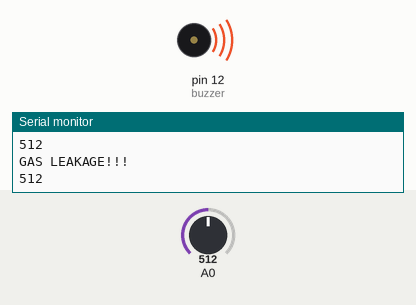
This sketch was run on a simulated Arduino Uno, built with avr-gcc and run on an emulated ATmega328P. Shown: buzzer (waves = sounding, pin HIGH), the last lines printed to the serial monitor. The test bench sets the inputs (shaded band); at power-on: A0 = 512.

Above: at 1.3 s.
1.4 s: A0 set to 319
2.9 s: A0 set to 287
At 3.4 s:
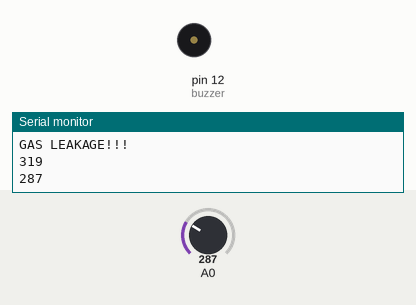
4.5 s: A0 set to 306
At 5.7 s:
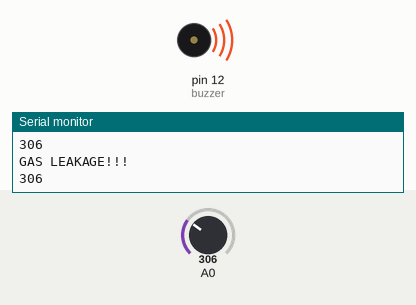
6.0 s: A0 set to 290
At 6.9 s:
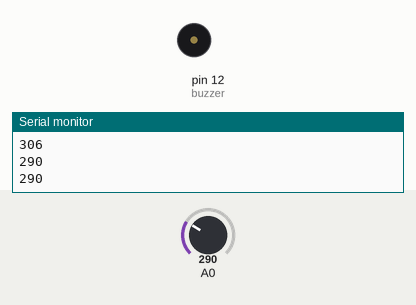
Timing chart, 0 to 8.5 s (numbered marks = the images above; inputs shaded):
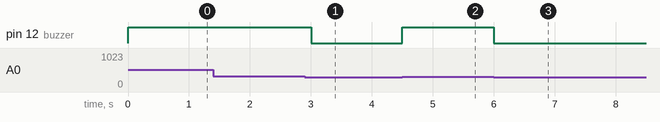

Measured:
- the behaviour switches between 301 and 300 on A0 (found by bisection; images 0 and 1)
- after the input at 2.9 s, pin 12 (buzzer): HIGH → LOW after 0.10 s
- after the input at 4.5 s, pin 12 (buzzer): LOW → HIGH at once
- after the input at 6.0 s, pin 12 (buzzer): HIGH → LOW at once

The sketch:

MQ_2_sensor.ino
```cpp
#include<Wire.h>
#define buzzer 12
int gas;
void setup() {
  // put your setup code here, to run once:
  Serial.begin(9600);
  pinMode(buzzer, OUTPUT);
}

void loop() {
  // put your main code here, to run repeatedly:
  gas = analogRead(A0);
  if(gas>300){
    digitalWrite(buzzer, HIGH);
    Serial.println("GAS LEAKAGE!!!");
  }
  else{
    digitalWrite(buzzer, LOW);
  }
  Serial.println(gas);
  delay(500);
}
```
